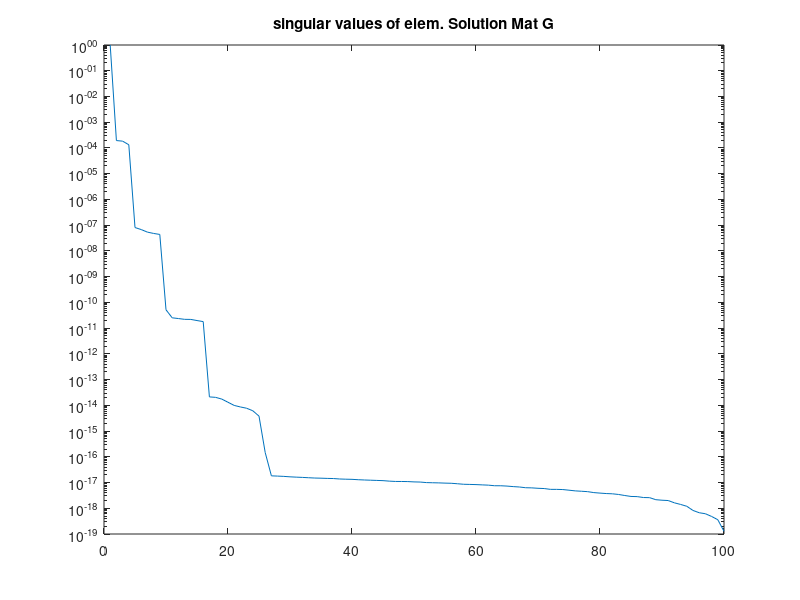
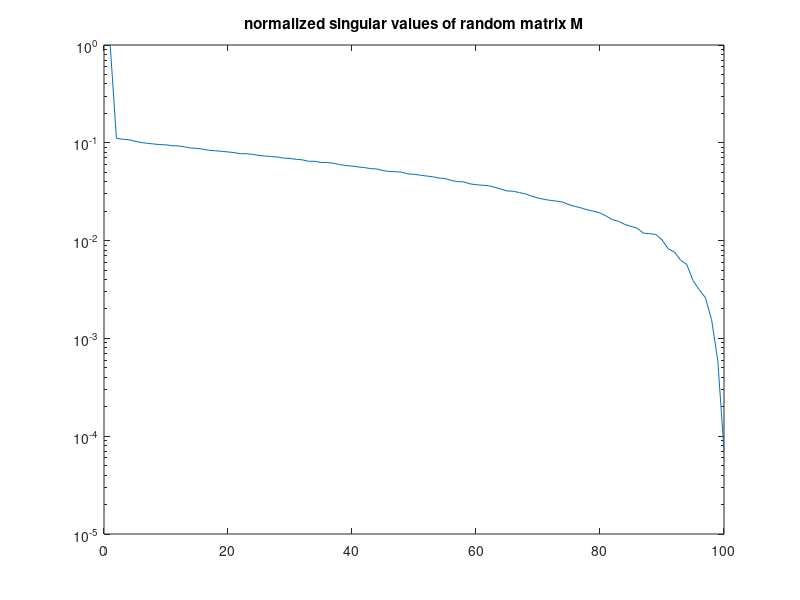

Here is the MATLAB script that generated these plots, in order:
clear all;
close all;

% Low Rank Compressibility -----------------------------------------------------
% a)

N = 100;
d = 25;

L = 100;

plot_G = false;
plot_pcs = false;
plot_svd = true;


% first pointcloud
points = rand([N, 3])*2-1;
if plot_pcs
  figure()
  scatter3(points(:,1), points(:,2), points(:,3),"s")
endif

% second pointcloud ------------------------------------------------------------
% b)
points2=points;
vec = [1, 1, 1]*d;
for idx = (1:N)
  points2(idx,:) = points(idx,:)+vec;
end
if plot_pcs
  figure()
  scatter3(points2(:,1), points2(:,2), points2(:,3),"r")
endif

% compute and store point interaction ------------------------------------------
% c)
G = zeros(N,N);

for i = (1:N)
  for j = (1:N)
    G(i,j) = 1/(4*pi*norm(points(i,:)-points2(j,:)));
  endfor
endfor
if plot_G
  figure()
  spy(G)
endif

% singular value decomposition -------------------------------------------------
% d)  U*S*V = G

[U,S,V] = svd(G);
norm_sv = diag(S)*(1/diag(S)(1));
if plot_svd
  figure()
  semilogy(norm_sv)
  title("singular values of elem. Solution Mat G");
endif

% c) different values for Param "d" show that a larger distance between clusters
%    leads to a fast convergence of the smaller singular values towards zero and
%    therefore enables a good compression with small errors

% random Matrix compression ----------------------------------------------------
% d)

M = rand(N,N);
[_,SVS,_] = svd(M);
norm_svs = diag(SVS)*(1/diag(SVS)(1));
if plot_svd
  figure()
  semilogy(norm_svs)
  title("normalized singular values of random matrix M");
endif
% M is not low rank comressible. singular values are not small enough
